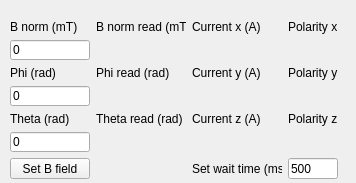
<?xml version="1.0" encoding="UTF-8"?>
<ui version="4.0">
 <class>helmholtzcoil_control_dockwidget</class>
 <widget class="QWidget" name="helmholtzcoil_control_dockwidget">
  <property name="geometry">
   <rect>
    <x>0</x>
    <y>0</y>
    <width>356</width>
    <height>183</height>
   </rect>
  </property>
  <property name="windowTitle">
   <string>Form</string>
  </property>
  <widget class="QWidget" name="gridLayoutWidget">
   <property name="geometry">
    <rect>
     <x>10</x>
     <y>20</y>
     <width>328</width>
     <height>160</height>
    </rect>
   </property>
   <layout class="QGridLayout" name="gridLayout">
    <item row="2" column="1">
     <widget class="QLabel" name="label_5">
      <property name="text">
       <string>Phi read (rad)</string>
      </property>
     </widget>
    </item>
    <item row="4" column="2">
     <widget class="QLabel" name="label_9">
      <property name="text">
       <string>Current z (A)</string>
      </property>
     </widget>
    </item>
    <item row="0" column="1">
     <widget class="QLabel" name="label">
      <property name="text">
       <string>B norm read (mT)</string>
      </property>
     </widget>
    </item>
    <item row="2" column="2">
     <widget class="QLabel" name="label_8">
      <property name="text">
       <string>Current y (A)</string>
      </property>
     </widget>
    </item>
    <item row="2" column="3">
     <widget class="QLabel" name="label_11">
      <property name="text">
       <string>Polarity y</string>
      </property>
     </widget>
    </item>
    <item row="2" column="0">
     <widget class="QLabel" name="label_3">
      <property name="text">
       <string>Phi (rad)</string>
      </property>
     </widget>
    </item>
    <item row="6" column="0">
     <widget class="QPushButton" name="setbfield_button">
      <property name="text">
       <string>Set B field</string>
      </property>
     </widget>
    </item>
    <item row="4" column="3">
     <widget class="QLabel" name="label_12">
      <property name="text">
       <string>Polarity z</string>
      </property>
     </widget>
    </item>
    <item row="6" column="3">
     <widget class="QLineEdit" name="lineEdit_4">
      <property name="text">
       <string>500</string>
      </property>
     </widget>
    </item>
    <item row="4" column="0">
     <widget class="QLabel" name="label_4">
      <property name="text">
       <string>Theta (rad)</string>
      </property>
     </widget>
    </item>
    <item row="5" column="0">
     <widget class="QLineEdit" name="theta_set_label">
      <property name="text">
       <string>0</string>
      </property>
     </widget>
    </item>
    <item row="0" column="2">
     <widget class="QLabel" name="label_7">
      <property name="text">
       <string>Current x (A)</string>
      </property>
     </widget>
    </item>
    <item row="1" column="0">
     <widget class="QLineEdit" name="bnorm_set_label">
      <property name="text">
       <string>0</string>
      </property>
     </widget>
    </item>
    <item row="0" column="0">
     <widget class="QLabel" name="label_2">
      <property name="text">
       <string>B norm (mT)</string>
      </property>
     </widget>
    </item>
    <item row="4" column="1">
     <widget class="QLabel" name="label_6">
      <property name="text">
       <string>Theta read (rad)</string>
      </property>
     </widget>
    </item>
    <item row="0" column="3">
     <widget class="QLabel" name="label_10">
      <property name="text">
       <string>Polarity x</string>
      </property>
     </widget>
    </item>
    <item row="3" column="0">
     <widget class="QLineEdit" name="phi_set_label">
      <property name="text">
       <string>0</string>
      </property>
     </widget>
    </item>
    <item row="6" column="2">
     <widget class="QLabel" name="label_13">
      <property name="text">
       <string>Set wait time (ms)</string>
      </property>
     </widget>
    </item>
    <item row="1" column="3">
     <widget class="QLabel" name="xcurrentpolarity">
      <property name="text">
       <string/>
      </property>
     </widget>
    </item>
    <item row="3" column="3">
     <widget class="QLabel" name="ycurrentpolarity">
      <property name="text">
       <string/>
      </property>
     </widget>
    </item>
    <item row="5" column="3">
     <widget class="QLabel" name="zcurrentpolarity">
      <property name="text">
       <string/>
      </property>
     </widget>
    </item>
    <item row="1" column="1">
     <widget class="QLabel" name="bnorm_read">
      <property name="text">
       <string/>
      </property>
     </widget>
    </item>
    <item row="3" column="1">
     <widget class="QLabel" name="phi_read">
      <property name="text">
       <string/>
      </property>
     </widget>
    </item>
    <item row="5" column="1">
     <widget class="QLabel" name="theta_read">
      <property name="text">
       <string/>
      </property>
     </widget>
    </item>
    <item row="5" column="2">
     <widget class="QLabel" name="currentz_read">
      <property name="text">
       <string/>
      </property>
     </widget>
    </item>
    <item row="3" column="2">
     <widget class="QLabel" name="currenty_read">
      <property name="text">
       <string/>
      </property>
     </widget>
    </item>
    <item row="1" column="2">
     <widget class="QLabel" name="currentx_read">
      <property name="text">
       <string/>
      </property>
     </widget>
    </item>
   </layout>
  </widget>
 </widget>
 <resources/>
 <connections/>
</ui>
